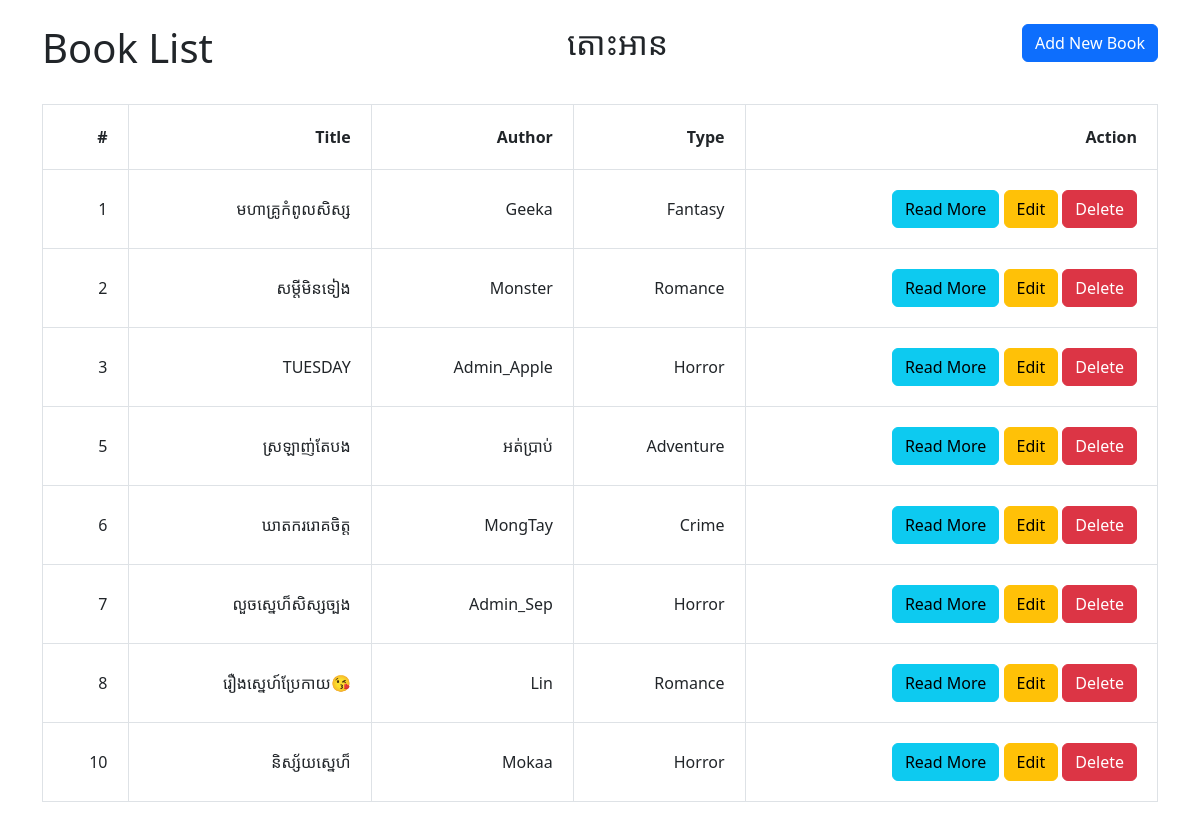
The page / on the database its author committed.
### tables this page shows
CREATE TABLE `books`  (
  `id` int NOT NULL AUTO_INCREMENT,
  `title` varchar(128) NOT NULL,
  `author` varchar(128) NOT NULL,
  `type` varchar(50) NOT NULL,
  `description` text NOT NULL,
  PRIMARY KEY (`id`) USING BTREE
);

### index.php (the view, shortened to what this page needs)
<!DOCTYPE html>
<html lang="en">
<head>
    <link rel="stylesheet" href="https://cdn.jsdelivr.net/npm/bootstrap@5.2.2/dist/css/bootstrap.min.css">
</head>
<body>
    <div class="container my-4">
        <header class="d-flex justify-content-between my-4">
            <h1>Book List </h1>
            <h2> តោះអាន</h2>
            <div>
                <a href="create.php" class="btn btn-primary">Add New Book</a>
            </div>
        </header>
        <table class="table table-bordered">
        <thead>
            <tr>
                <th>#</th>
                <th>Title</th>
                <th>Author</th>
                <th>Type</th>
                <th>Action</th>
            </tr>
        </thead>
        <tbody>
        <?php
        include('connect.php');
        $sqlSelect = "SELECT * FROM books";
        $result = mysqli_query($conn,$sqlSelect);
        while($data = mysqli_fetch_array($result)){
            ?>
            <tr>
                <td><?php echo $data['id']; ?></td>
                <td><?php echo $data['title']; ?></td>
                <td><?php echo $data['author']; ?></td>
                <td><?php echo $data['type']; ?></td>
                <td>
                    <a href="view.php?id=<?php echo $data['id']; ?>" class="btn btn-info">Read More</a>
                    <a href="edit.php?id=<?php echo $data['id']; ?>" class="btn btn-warning">Edit</a>
                    <a href="delete.php?id=<?php echo $data['id']; ?>" class="btn btn-danger">Delete</a>
                </td>
            </tr>
            <?php
        }
        ?>
        </tbody>
        </table>
    </div>
</body>
</html>

### index.php (style rules this page uses)
table td, table th { vertical-align:middle; text-align:right; padding:20px!important; }

### rows shown on the page
books: id "1", title "មហាគ្រូកំពូលសិស្ស", author "Geeka", type "Fantasy"
books: id "2", title "សម្ដីមិនទៀង", author "Monster", type "Romance"
books: id "3", title "TUESDAY", author "Admin_Apple", type "Horror"
books: id "5", title "ស្រឡាញ់តែបង", author "អត់ប្រាប់", type "Adventure"
books: id "6", title "ឃាតកររោគចិត្ត", author "MongTay", type "Crime"
books: id "7", title "លួចស្នេហ៏សិស្សច្បង", author "Admin_Sep", type "Horror"
books: id "8", title "រឿងស្នេហ៍ប្រែកាយ😘", author "Lin", type "Romance"
books: id "10", title "និស្ស័យស្នេហ៏", author "Mokaa", type "Horror"
